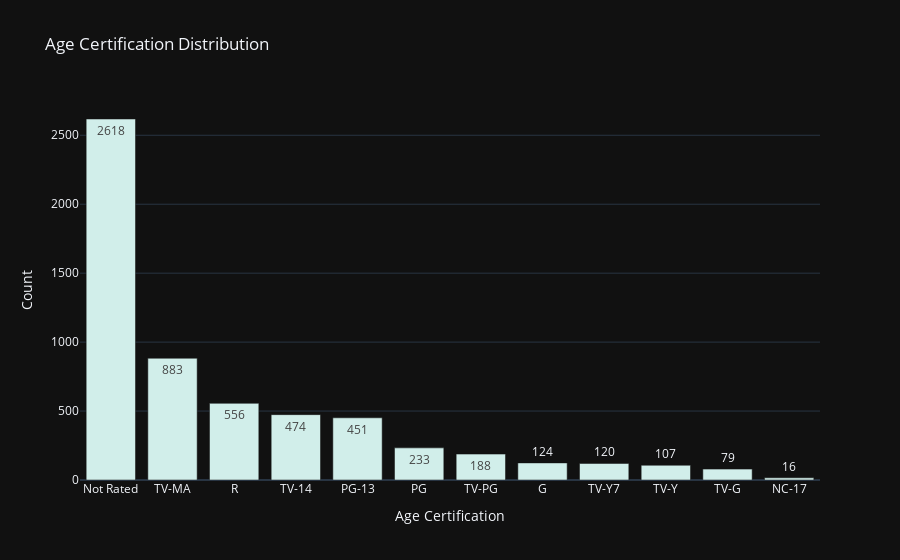

The notebook cell saved with this chart:
### Code cell
age_count = df["age_certification"].value_counts()
age_fig = px.bar(y=age_count.values,x=age_count.index,text=age_count.values,title="Age Certification Distribution",color_discrete_sequence=px.colors.sequential.Teal,template="plotly_dark")
age_fig.update_layout(xaxis_title="Age Certification",yaxis_title="Count")
age_fig.show()

### Figure 1 — Plotly figure (JSON) as saved in the notebook; plotly's stock layout.template omitted (floating-point values rounded to 4 significant figures)
{"data": [{"alignmentgroup": "True", "hovertemplate": "x=%{x}<br>y=%{y}<br>text=%{text}<extra></extra>", "legendgroup": "", "marker": {"color": "rgb(209, 238, 234)", "pattern": {"shape": ""}}, "name": "", "offsetgroup": "", "orientation": "v", "showlegend": false, "text": [2618, 883, 556, 474, 451, 233, 188, 124, 120, 107, 79, 16], "textposition": "auto", "type": "bar", "x": ["Not Rated", "TV-MA", "R", "TV-14", "PG-13", "PG", "TV-PG", "G", "TV-Y7", "TV-Y", "TV-G", "NC-17"], "xaxis": "x", "y": [2618, 883, 556, 474, 451, 233, 188, 124, 120, 107, 79, 16], "yaxis": "y"}], "layout": {"barmode": "relative", "legend": {"tracegroupgap": 0}, "title": {"text": "Age Certification Distribution"}, "xaxis": {"anchor": "y", "domain": [0, 1], "title": {"text": "Age Certification"}}, "yaxis": {"anchor": "x", "domain": [0, 1], "title": {"text": "Count"}}}}
